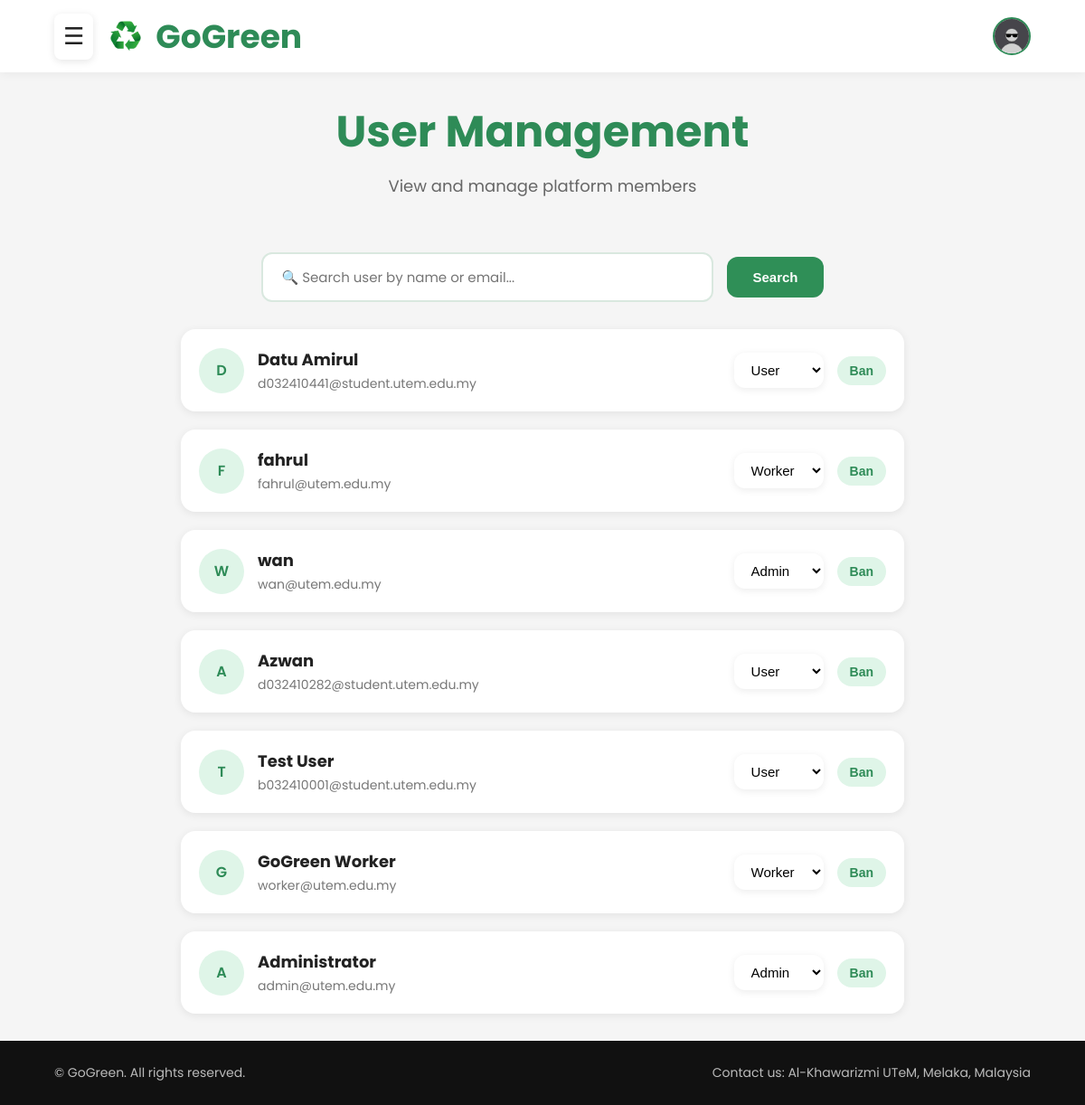
/Admin/userrole.php (signed in), run on an earlier commit of the app's database.
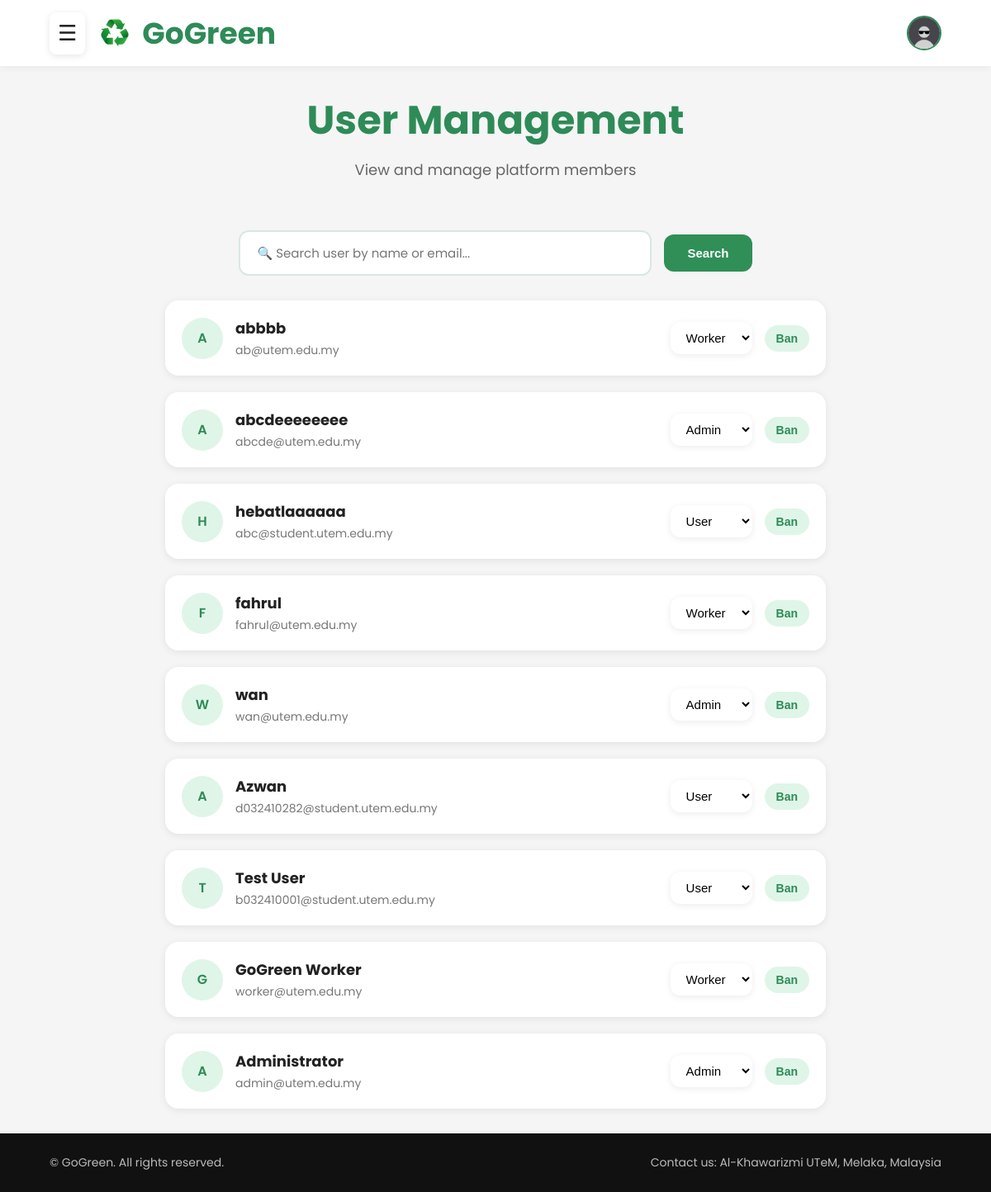
And on a later commit of the database.
### tables this page shows
CREATE TABLE `users` (
  `id` int(11) NOT NULL,
  `fullname` varchar(100) NOT NULL,
  `username` varchar(50) NOT NULL,
  `email` varchar(100) NOT NULL,
  `matric_id` varchar(20) DEFAULT NULL,
  `phone` varchar(20) DEFAULT NULL,
  `password` varchar(255) NOT NULL,
  `role` enum('admin','worker','user') DEFAULT 'user',
  `faculty` varchar(100) DEFAULT NULL,
  `profile_image` varchar(255) DEFAULT 'default.png',
  `points` int(11) DEFAULT 0,
  `address` text DEFAULT NULL,
  `email_verified` tinyint(1) DEFAULT 0,
  `otp_code` varchar(10) DEFAULT NULL,
  `otp_expiry` datetime DEFAULT NULL,
  `status` enum('active','inactive','banned') DEFAULT 'active',
  `created_at` timestamp NOT NULL DEFAULT current_timestamp()
);

### Admin/userrole.php (the view, shortened to what this page needs)
<?php
$host = "localhost:3306";
$user = "root";
$pass = "";
$dbname = "gogreen";
$conn = mysqli_connect($host, $user, $pass, $dbname);
$search = "";
$userQuery = "
SELECT *
FROM users
WHERE fullname LIKE '%$search%'
OR email LIKE '%$search%'
ORDER BY id DESC
";
$userResult = mysqli_query($conn,$userQuery);
?>
<!DOCTYPE html>
<html lang="en">
<head>
    <link rel="stylesheet" href="assets/css/userrole.css">
</head>
<body>
    <header>
        <div class="header-left">
            <div class="menu-toggle" onclick="toggleMenu()">
                ☰
            </div>
            <div class="logo">
                <img src="image/recycle_imag.png" alt="GoGreen Logo">
                GoGreen
            </div>
        </div>
        <div class="header-right">
            <div class="user-avatar-container">
                <div class="user-avatar" onclick="toggleProfileMenu()">
                    <img
src="<?php echo !empty($_SESSION['profile_image'])
? '../uploads/profile/'.$_SESSION['profile_image']
: '../uploads/profile/default.jpg'; ?>"
alt="Profile">
                </div>
            </div>
        </div>
    </header>
    <section class="page-title">
        <h1>User Management</h1>
        <p>View and manage platform members</p>
    </section>
    <div class="search-container">
        <form method="GET" class="search-form">
    <input
        type="text"
        name="search"
        class="search-input"
        placeholder="🔍 Search user by name or email..."
        value="<?php echo htmlspecialchars($search); ?>"
    >
    <button type="submit" class="search-btn">
        Search
    </button>
</form>
        <div id="searchResult">
<?php while($user = mysqli_fetch_assoc($userResult)) { ?>
<div class="user-card">
    <div class="user-left">
        <div class="user-initials">
            <?php echo strtoupper(substr($user['fullname'],0,1)); ?>
        </div>
        <div>
            <h3><?php echo htmlspecialchars($user['fullname']); ?></h3>
            <p><?php echo htmlspecialchars($user['email']); ?></p>
        </div>
    </div>
    <div class="user-right">
        <form action="../auth/update_role.php" method="POST">
            <select
                name="role"
                class="role-select"
                onchange="this.form.submit()"
            >
                <option value="user"
                <?php if($user['role']=='user') echo 'selected'; ?>>
                    User
                </option>
                <option value="worker"
                <?php if($user['role']=='worker') echo 'selected'; ?>>
                    Worker
                </option>
                <option value="admin"
                <?php if($user['role']=='admin') echo 'selected'; ?>>
                    Admin
                </option>
            </select>
        </form>
        <form action="../auth/update_status.php" method="POST">
            <?php if($user['status']=='banned') { ?>
                <input type="hidden"
                       name="status"
                       value="active">
                <button
                    type="submit"
                    class="status status-inactive">
                    Unban
                </button>
            <?php } else { ?>
                <button
                    type="submit"
                    class="status status-active">
                    Ban
                </button>
            <?php } ?>
        </form>
    </div>
</div>
<?php } ?>
</div>
    </div>
    <footer>
        <p class="left-footer">
            © GoGreen. All rights reserved.
        </p>
        <p class="right-footer">
            Contact us: Al-Khawarizmi UTeM, Melaka, Malaysia
        </p>
    </footer>
</body>
</html>

What changed in the data, as far as the page shows it:
removed users: fullname "D", fullname "Datu Amirul", email "d032410441@student.utem.edu.my", role "User", status "Ban"
added users: fullname "A", fullname "abbbb", email "ab@utem.edu.my", role "Worker", status "Ban"
added users: fullname "A", fullname "abcdeeeeeeee", email "abcde@utem.edu.my", role "Admin", status "Ban"
added users: fullname "H", fullname "hebatlaaaaaa", email "abc@student.utem.edu.my", role "User", status "Ban"
